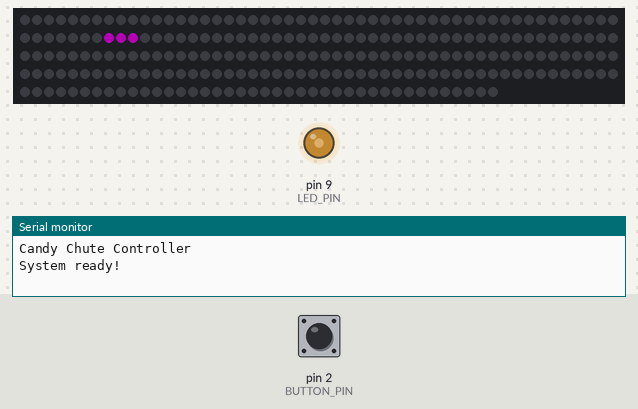
Simulated run of this sketch. Board: Arduino Uno, built with avr-gcc and run on an emulated ATmega328P. Shown: 240 RGB LEDs in strip order, left to right, continuing on the next row, output pins drawn as LEDs (lit = HIGH), the last lines printed to the serial monitor. The inputs (shaded band) are chosen by the test bench; at power-on: pin 2 (BUTTON_PIN) HIGH. Dim RGB values are drawn brighter than linear.

Above: at 1.2 s.
1.3 s: pin 2 (BUTTON_PIN) pulled LOW for 0.15 s
At 3.91 s:
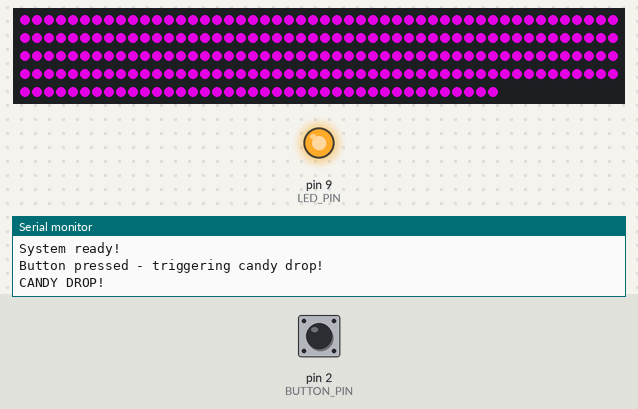
4.4 s: pin 2 (BUTTON_PIN) pulled LOW for 1 s
At 5.9 s:
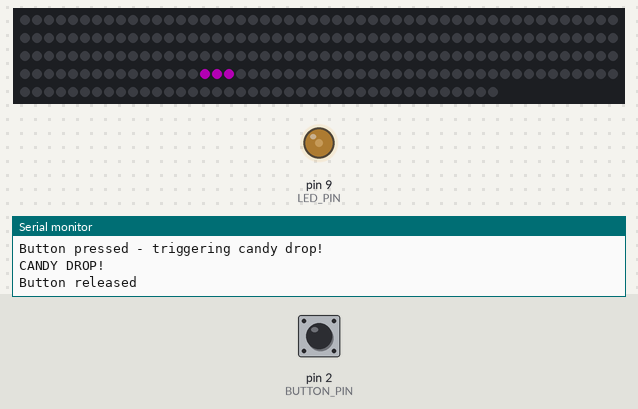
6.0 s: pin 2 (BUTTON_PIN) pulled LOW for 0.15 s
9.1 s: pin 2 (BUTTON_PIN) pulled LOW for 1 s
At 11.81 s:
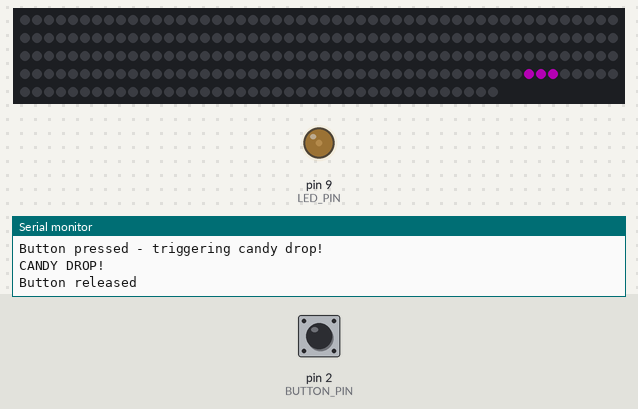
Timing chart, 0 to 50.7 s (numbered marks = the images above; inputs shaded):
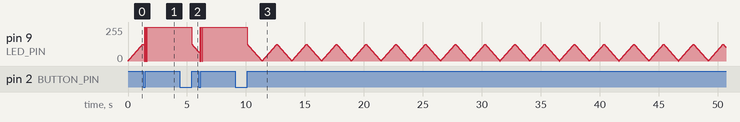

The sketch:

candy-chute-send.ino
```cpp
/*
 * This Arduino app controls a button and Neopixel strip (https://www.adafruit.com/product/1461).
 * The button idle state should indicate the chute is active with a subtle pulse/breathe effect.
 * The button active state should flash to confirm the button press.
 * The LED strip idle state should be power efficient and simply signal the chute is active.
 * The LED strip active state should signal the chute is sending candy down and should include
 * fast, bright and excited animation.
 *
 * Candy Chute Controller with Neopixel Animation - SEND BUTTON
 * - Normal: Arcade button LED pulses (breathing effect)
 * - Button Press: Triggers exciting candy drop animation on LED strip
 * - LED strip wraps around chute in spiral pattern (240 LEDs)
 *
 * Wiring:
 * - Button switch: One pin to GND, other pin to BUTTON_PIN
 * - Arcade button LED: LED positive (+) → 220Ω resistor → LED_PIN → LED negative (-) → GND
 * - Neopixel strip: Data pin → STRIP_PIN, 5V and GND to power supply
 */

#include <Adafruit_NeoPixel.h>

#define  BUTTON_PIN  2       // Button switch input (any digital pin)
#define  LED_PIN  9          // Arcade button LED PWM output (must be PWM-capable: 3,5,6,9,10,11)
#define  STRIP_PIN  6        // Neopixel data pin
#define  NUM_LEDS  240       // Number of Neopixels in strip
#define  MAX_BRIGHTNESS  255
#define  MEDIUM_BRIGHTNESS  127

// Candy drop animation configuration
#define  ANIMATION_STEP_SIZE  3       // How many positions to advance per frame (higher = faster)
#define  WAVE_LENGTH  6               // Length of each colored segment
#define  NUM_WAVES  3                 // Number of simultaneous color waves
#define  WAVE_STAGGER_DIVISOR  3      // Wave stagger timing (NUM_LEDS / this value)
#define  BUTTON_FLASH_INTERVAL  50    // Button LED flash speed in milliseconds
#define  BUTTON_MAX_FLASHES  6        // Number of button flash cycles (on/off pairs)
#define  COLOR_SEGMENTS_PER_WAVE  5   // Number of color segments in each wave
#define  BRIGHTNESS_FADE_STEP  8      // Brightness reduction per LED in segment (255 - i * this)
#define  FINALE_FLASH_COUNT  6        // Number of purple finale flashes
#define  FINALE_FLASH_DELAY  100      // Delay between finale flashes in milliseconds

// Initialize Neopixel strip
Adafruit_NeoPixel strip = Adafruit_NeoPixel(NUM_LEDS, STRIP_PIN, NEO_GRB + NEO_KHZ800);

uint8_t brightness = 0;
int8_t direction = 1;  // 1 = increasing, -1 = decreasing
bool buttonPressed = false;

// Strip idle animation variables - 3 LEDs traveling back and forth
float stripPosition = 0;        // Current position of traveling LEDs (float for smooth acceleration)
int8_t stripDirection = 1;      // 1 = forward, -1 = backward
float minSpeed = 0.3;           // Minimum speed at the ends (never stops)
float maxSpeed = 2.0;           // Maximum speed at the middle

void setup() {
  Serial.begin(115200);
  Serial.println(F("Candy Chute Controller"));

  pinMode(BUTTON_PIN, INPUT_PULLUP);  // Button input with internal pullup
  pinMode(LED_PIN, OUTPUT);           // LED output

  // Initialize Neopixel strip
  strip.begin();
  strip.setBrightness(255);  // Max brightness
  strip.clear();
  strip.show();

  Serial.println(F("System ready!"));
}

// LED strip idle effect - 3 LEDs traveling back and forth with acceleration
void stripBreathingEffect() {
  // Calculate speed based on position (fastest at middle, slowest at ends)
  // Normalized position from 0.0 (start) to 1.0 (end)
  float normalizedPos = stripPosition / (NUM_LEDS - 1.0);

  // Calculate distance from center (0.0 at center, 0.5 at edges)
  float distanceFromCenter = abs(normalizedPos - 0.5);

  // Speed is inversely proportional to distance from center
  // At center (distanceFromCenter = 0): speed = maxSpeed
  // At edges (distanceFromCenter = 0.5): speed = minSpeed
  float speed = maxSpeed - ((distanceFromCenter / 0.5) * (maxSpeed - minSpeed));

  // Update position with current speed
  stripPosition += stripDirection * speed;

  // Reverse direction at ends
  if (stripPosition >= NUM_LEDS - 1) {
    stripPosition = NUM_LEDS - 1;
    stripDirection = -1;
  } else if (stripPosition <= 0) {
    stripPosition = 0;
    stripDirection = 1;
  }

  // Clear all LEDs
  strip.clear();

  // Light up 3 LEDs in purple traveling along the strip
  uint32_t purpleColor = strip.Color(60, 0, 60);  // Dim purple

  // Convert float position to integer for LED indexing
  int intPos = (int)stripPosition;

  // Center LED
  strip.setPixelColor(intPos, purpleColor);

  // LED before (if in bounds)
  if (intPos > 0) {
    strip.setPixelColor(intPos - 1, purpleColor);
  }

  // LED after (if in bounds)
  if (intPos < NUM_LEDS - 1) {
    strip.setPixelColor(intPos + 1, purpleColor);
  }

  strip.show();
}

// Candy drop animation - colorful cascade down the chute
void candyDropAnimation() {
  Serial.println("CANDY DROP!");

  // Define vibrant candy colors
  uint32_t colors[] = {
    strip.Color(255, 0, 0),     // Red
    strip.Color(255, 165, 0),   // Orange
    strip.Color(255, 255, 0),   // Yellow
    strip.Color(0, 255, 0),     // Green
    strip.Color(0, 0, 255),     // Blue
    strip.Color(255, 0, 255),   // Magenta
    strip.Color(255, 192, 203)  // Pink
  };
  int numColors = 7;

  // Multiple waves of candy colors cascading down - STAGGERED!
  int staggerOffset = NUM_LEDS / WAVE_STAGGER_DIVISOR;  // Each wave starts when previous is 1/3 across

  // Button LED flashing variables
  unsigned long lastFlashTime = millis();
  bool buttonLedState = true;
  int flashCount = 0;

  // Calculate total animation length (last wave needs to complete)
  int totalLength = (NUM_WAVES - 1) * staggerOffset + NUM_LEDS + WAVE_LENGTH;

  // Single loop - all waves animate simultaneously with stagger
  for (int pos = 0; pos < totalLength; pos += ANIMATION_STEP_SIZE) {
    // Handle button LED flashing (first 600ms)
    if (flashCount < BUTTON_MAX_FLASHES) {
      unsigned long currentTime = millis();
      if (currentTime - lastFlashTime >= BUTTON_FLASH_INTERVAL) {
        buttonLedState = !buttonLedState;
        analogWrite(LED_PIN, buttonLedState ? MAX_BRIGHTNESS : 0);
        lastFlashTime = currentTime;
        flashCount++;
      }
    } else {
      // After flashing, keep button LED on
      analogWrite(LED_PIN, MAX_BRIGHTNESS);
    }

    strip.clear();

    // Draw all active waves at their current positions
    for (int wave = 0; wave < NUM_WAVES; wave++) {
      int wavePos = pos - (wave * staggerOffset);  // Offset each wave

      // Only draw this wave if it's active (has started)
      if (wavePos >= 0 && wavePos < NUM_LEDS + WAVE_LENGTH) {
        // Draw multiple colorful segments in this wave
        for (int seg = 0; seg < COLOR_SEGMENTS_PER_WAVE; seg++) {
          int segStart = wavePos - (seg * WAVE_LENGTH);
          uint32_t color = colors[(wave + seg) % numColors];

          for (int i = 0; i < WAVE_LENGTH; i++) {
            int ledPos = segStart + i;
            if (ledPos >= 0 && ledPos < NUM_LEDS) {
              // Add sparkle/brightness variation
              uint8_t brightness = 255 - (i * BRIGHTNESS_FADE_STEP);
              uint32_t dimColor = strip.Color(
                ((color >> 16) & 0xFF) * brightness / 255,
                ((color >> 8) & 0xFF) * brightness / 255,
                (color & 0xFF) * brightness / 255
              );
              strip.setPixelColor(ledPos, dimColor);
            }
          }
        }
      }
    }

    strip.show();

    // BURST OF ENERGY - minimal delay for explosive effect!
    // No delay at all - full speed ahead!
  }

  // Flash finale - increasing purple brightness (6 flashes)
  uint32_t purpleFlashes[] = {
    strip.Color(85, 0, 85),    // Dim purple
    strip.Color(170, 0, 170),  // Medium purple
    strip.Color(255, 0, 255),  // Bright purple/magenta
    strip.Color(255, 0, 255),  // Bright purple/magenta
    strip.Color(255, 0, 255),  // Bright purple/magenta
    strip.Color(255, 0, 255)   // Bright purple/magenta
  };

  for (int flash = 0; flash < FINALE_FLASH_COUNT; flash++) {
    for (int i = 0; i < NUM_LEDS; i++) {
      strip.setPixelColor(i, purpleFlashes[flash]);
    }
    strip.show();
    delay(FINALE_FLASH_DELAY);
    strip.clear();
    strip.show();
    delay(FINALE_FLASH_DELAY);
  }

  strip.clear();
  strip.show();
}

void loop() {
  if (digitalRead(BUTTON_PIN) == LOW) {
    // Button is pressed (LOW because of INPUT_PULLUP)
    if (!buttonPressed) {
      Serial.println("Button pressed - triggering candy drop!");
      buttonPressed = true;

      // Trigger the candy drop animation (button LED flashing happens inside)
      candyDropAnimation();
    }
    analogWrite(LED_PIN, MAX_BRIGHTNESS);  // Keep button LED bright while pressed
  } else {
    // Button is released - idle state
    if (buttonPressed) {
      Serial.println("Button released");
      buttonPressed = false;
      brightness = MEDIUM_BRIGHTNESS;  // Reset to medium brightness
      direction = 1;                   // Start increasing
    }

    // Arcade button LED breathing effect: fluctuate from 0 to MEDIUM_BRIGHTNESS
    brightness += direction;

    if (brightness >= MEDIUM_BRIGHTNESS) {
      brightness = MEDIUM_BRIGHTNESS;
      direction = -1;
    } else if (brightness <= 0) {
      brightness = 0;
      direction = 1;
    }

    analogWrite(LED_PIN, brightness);

    // LED strip idle effect (3 traveling LEDs)
    stripBreathingEffect();
  }

  delay(0);
}
```

Measured:
- after the input at 1.3 s, the LEDs: first change after 2.3 s (image 1 shows a later state)
